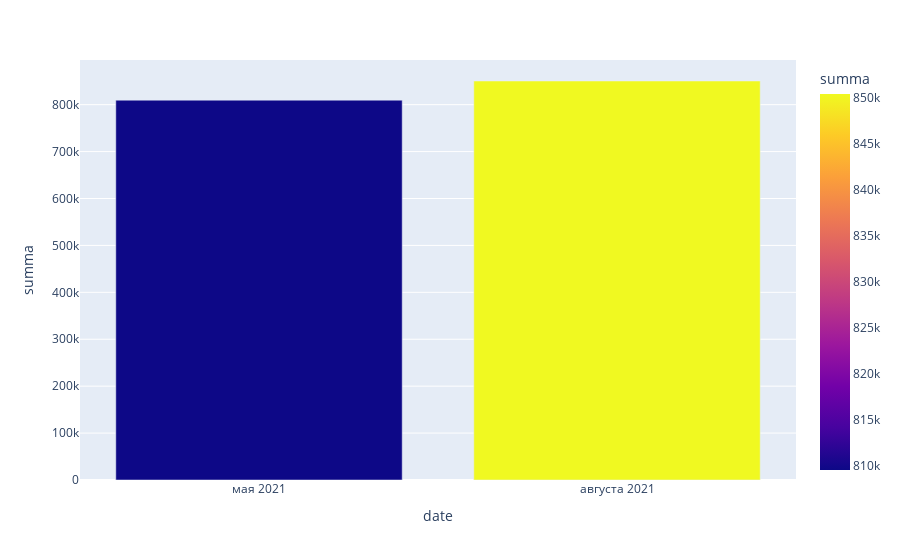

Notebook code cell kept with this figure:
### Code cell
# Проиллюстрируем графиком
px.bar(df_changed, x=df_changed.index, y='summa', color='summa')

### Figure 1 — Plotly figure (JSON) as saved in the notebook; plotly's stock layout.template omitted (floating-point values rounded to 4 significant figures)
{"data": [{"alignmentgroup": "True", "hovertemplate": "date=%{x}<br>summa=%{marker.color}<extra></extra>", "legendgroup": "", "marker": {"color": [809600.0, 850400.0], "coloraxis": "coloraxis", "pattern": {"shape": ""}}, "name": "", "offsetgroup": "", "orientation": "v", "showlegend": false, "textposition": "auto", "type": "bar", "x": ["мая 2021", "августа 2021"], "xaxis": "x", "y": [809600.0, 850400.0], "yaxis": "y"}], "layout": {"barmode": "relative", "coloraxis": {"colorbar": {"title": {"text": "summa"}}, "colorscale": [[0, "#0d0887"], [0.1111, "#46039f"], [0.2222, "#7201a8"], [0.3333, "#9c179e"], [0.4444, "#bd3786"], [0.5556, "#d8576b"], [0.6667, "#ed7953"], [0.7778, "#fb9f3a"], [0.8889, "#fdca26"], [1, "#f0f921"]]}, "legend": {"tracegroupgap": 0}, "margin": {"t": 60}, "xaxis": {"anchor": "y", "domain": [0, 1], "title": {"text": "date"}}, "yaxis": {"anchor": "x", "domain": [0, 1], "title": {"text": "summa"}}}}
